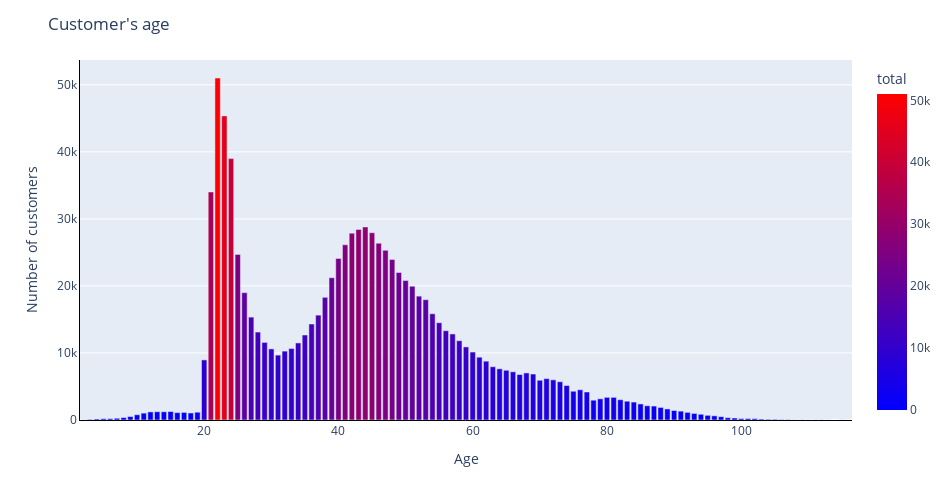

Notebook source saved alongside this figure:
### Code cell
# PLOTLY
fig = px.bar(data_frame=age_tot, x='age', y='total', color='total', color_continuous_scale='Bluered')
fig.update_layout(title_text='Customer\'s age', width=950, height=500)
fig.update_xaxes(title_text='Age', tickfont=dict(size=12), linewidth=1, linecolor='black')
fig.update_yaxes(title_text='Number of customers', tickfont=dict(size=12), linewidth=1, linecolor='black')
fig.show()

### Figure 1 — Plotly figure (JSON) as saved in the notebook; plotly's stock layout.template omitted (floating-point values rounded to 4 significant figures)
{"data": [{"alignmentgroup": "True", "hoverlabel": {"namelength": 0}, "hovertemplate": "age=%{x}<br>total=%{marker.color}", "legendgroup": "", "marker": {"color": [51017, 45366, 38992, 34015, 28800, 28421, 27936, 27867, 26378, 26133, 25313, 24703, 24108, 23936, 22012, 21224, 20807, 19958, 18995, 18476, 18302, 17946, 15849, 15644, 15348, 14511, 14318, 13320, 13120, 12835, 12679, 11826, 11574, 11494, 10902, 10667, 10609, 10275, 10138, 9677, 9371, 8961, 8776, 7946, 7637, 7420, 7192, 7020, 6858, 6787, 6173, 5994, 5930, 5708, 5142, 4512, 4292, 4181, 3381, 3377, 3162, 3024, 2957, 2800, 2675, 2395, 2126, 2081, 1875, 1647, 1416, 1322, 1263, 1236, 1228, 1209, 1162, 1140, 1132, 1103, 1048, 1025, 978, 852, 782, 697, 624, 513, 493, 363, 341, 299, 259, 222, 209, 203, 200, 193, 148, 137, 102, 102, 86, 63, 52, 24, 20, 16, 16, 14, 12, 11, 8, 4], "coloraxis": "coloraxis"}, "name": "", "offsetgroup": "", "orientation": "v", "showlegend": false, "textposition": "auto", "type": "bar", "x": [22, 23, 24, 21, 44, 43, 45, 42, 46, 41, 47, 25, 40, 48, 49, 39, 50, 51, 26, 52, 38, 53, 54, 37, 27, 55, 36, 56, 28, 57, 35, 58, 29, 34, 59, 33, 30, 32, 60, 31, 61, 20, 62, 63, 64, 65, 66, 68, 69, 67, 71, 72, 70, 73, 74, 76, 75, 77, 80, 81, 79, 82, 78, 83, 84, 85, 86, 87, 88, 89, 90, 91, 15, 13, 14, 12, 19, 92, 17, 16, 18, 11, 93, 94, 10, 95, 96, 9, 97, 8, 98, 99, 7, 101, 100, 102, 6, 5, 4, 103, 105, 104, 3, 106, 107, 108, 109, 112, 111, 110, 115, 2, 113, 116], "xaxis": "x", "y": [51017, 45366, 38992, 34015, 28800, 28421, 27936, 27867, 26378, 26133, 25313, 24703, 24108, 23936, 22012, 21224, 20807, 19958, 18995, 18476, 18302, 17946, 15849, 15644, 15348, 14511, 14318, 13320, 13120, 12835, 12679, 11826, 11574, 11494, 10902, 10667, 10609, 10275, 10138, 9677, 9371, 8961, 8776, 7946, 7637, 7420, 7192, 7020, 6858, 6787, 6173, 5994, 5930, 5708, 5142, 4512, 4292, 4181, 3381, 3377, 3162, 3024, 2957, 2800, 2675, 2395, 2126, 2081, 1875, 1647, 1416, 1322, 1263, 1236, 1228, 1209, 1162, 1140, 1132, 1103, 1048, 1025, 978, 852, 782, 697, 624, 513, 493, 363, 341, 299, 259, 222, 209, 203, 200, 193, 148, 137, 102, 102, 86, 63, 52, 24, 20, 16, 16, 14, 12, 11, 8, 4], "yaxis": "y"}], "layout": {"barmode": "relative", "coloraxis": {"colorbar": {"title": {"text": "total"}}, "colorscale": [[0, "rgb(0,0,255)"], [1, "rgb(255,0,0)"]]}, "height": 500, "legend": {"tracegroupgap": 0}, "margin": {"t": 60}, "title": {"text": "Customer's age"}, "width": 950, "xaxis": {"anchor": "y", "domain": [0, 1], "linecolor": "black", "linewidth": 1, "tickfont": {"size": 12}, "title": {"text": "Age"}}, "yaxis": {"anchor": "x", "domain": [0, 1], "linecolor": "black", "linewidth": 1, "tickfont": {"size": 12}, "title": {"text": "Number of customers"}}}}
